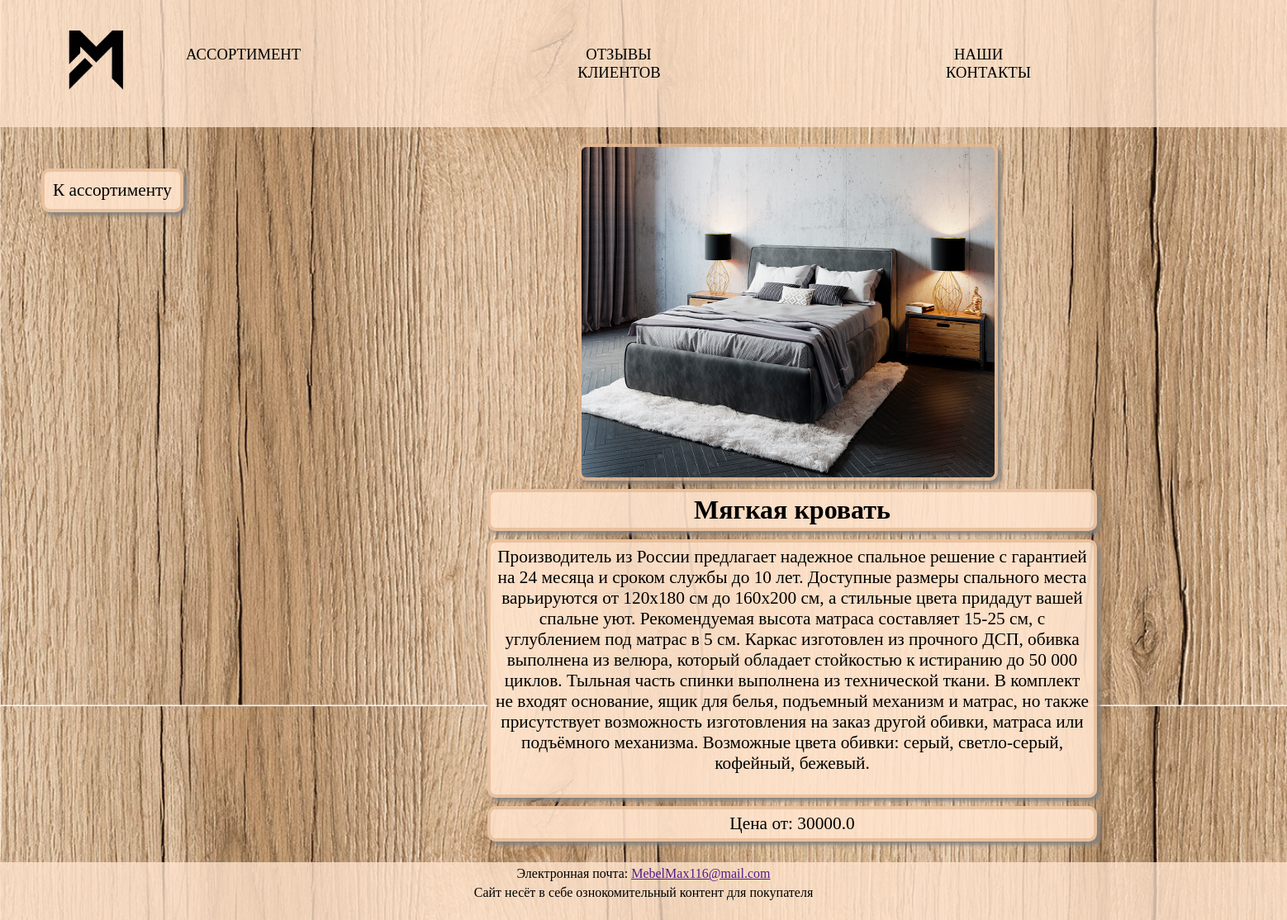
/product/1/, run on the app's committed database.
### mebel1/models.py (models this page shows, shortened)
class Card(models.Model):
    slug = models.SlugField(max_length = 200, unique = True, null = False, default ="")
    title = models.CharField('Название', max_length=60, null=False)
    image = models.ImageField('Картинка', upload_to='card_images/%Y-%m-%d/')
    price = models.FloatField('Цена')
    information = models.TextField('Информация', null = False, default ="")
    category = models.ForeignKey(Category, on_delete=models.CASCADE, null=True, blank=True)

### mebel1/views.py (the view)
# urls.py: path('product/<slug:post_slug>/', views.product, name='product'),
def product(request, post_slug):
    post = get_object_or_404(Card, slug=post_slug)
    context = {
        'post': post,
    }
    return render(request, 'product.html', context)

### mebel1/templates/product.html (shortened to what this page needs)
{% extends "base.html" %}
{% load static %}
{% block contents %}
<head>
  <link rel="stylesheet" type="text/css" href="{% static 'css/product.css' %}">
</head>
<body>
  <a href="{% url 'sale' %}" class="nazad">К ассортименту</a>
  <div class="block">
    <img src="{{ post.image.url }}" alt="" class="productImg">
    <h1 class="zagolovok">{{post.title}}</h1>
    <p class="info">{{post.information}}</p>
    <p class="denga">Цена от: {{post.price}}</p>
  </div>
  <div class="obhod"></div>
</body>
{% endblock %}

### mebel1/static/css/style.css (style rules this page uses)
* { margin: 0; }
body { display: flex; flex-direction: column; min-height: 100vh; margin: 0; background-size: cover; background-position: center; }

### mebel1/static/css/product.css (style rules this page uses)
.block { position: absolute; margin-left: 700px; margin-top: 20px; text-align:center }
.block p { text-align: center; }
.nazad { position: absolute; font-size: 16pt; margin: 50px 50px; border-radius: 10px; padding: 10px; background-color: rgba(255, 228, 205, 0.90); border: 4px solid rgba(228, 185, 147, 0.76); box-shadow: 4px 4px 4px rgba(128, 128, 128, 0.9); color: black; text-decoration: none; }
.productImg { width: 500px; height: 400px; border-radius: 10px; border: 4px solid rgba(228, 185, 147, 0.76); box-shadow: 4px 4px 4px rgba(128, 128, 128, 0.9); display: block; }
.zagolovok { padding: 3px; background-color: rgba(255, 228, 205, 0.90); border-radius: 10px; margin-left: -110px; margin-top: 10px; box-shadow: 4px 4px 4px rgba(128, 128, 128, 0.9); border: 4px solid rgba(228, 185, 147, 0.76); display: block; }
.info { margin-top: 10px; margin-left: -110px; font-size: 16pt; padding: 5px; width: 720px; height: 295px; background-color: rgba(255, 228, 205, 0.90); border-radius: 10px; box-shadow: 4px 4px 4px rgba(128, 128, 128, 0.9); border: 4px solid rgba(228, 185, 147, 0.76); text-align: center; display: block; }
.denga { margin-top: 10px; margin-left: -110px; padding: 5px; font-size: 16pt; background-color: rgba(255, 228, 205, 0.90); border-radius: 10px; box-shadow: 4px 4px 4px rgba(128, 128, 128, 0.9); border: 4px solid rgba(228, 185, 147, 0.76); display: block; }
.obhod { position: absolute; width: 100px; height: 100px; margin-top: 860px; }

### data on the page
Card: image (picture), title "Мягкая кровать", information "Производитель из России предлагает надежное спальное решение с гарантией на 24 месяца и сроком службы до 10 лет. Доступные размеры спального места варьируются от 120x180 см до 160x200 см, а стильные цвета придадут вашей спальне уют. Рекомендуемая высота матраса составляет 15-25 см, с углублением под матрас в 5 см. Каркас изготовлен из прочного ДСП, обивка выполнена из велюра, который обладает стойкостью к истиранию до 50 000 циклов. Тыльная часть спинки выполнена из технической ткани. В комплект не входят основание, ящик для белья, подъемный механизм и матрас, но также присутствует возможность изготовления на заказ другой обивки, матраса или подъёмного механизма. Возможные цвета обивки:…", price "30000.0"
